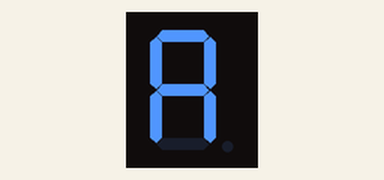
A program run on a simulated MicroPython board. Parts: 1-digit seven-segment display. The segment pins are drawn as the display they are named for.

Above: at 0.1 s.
At 62.1 s:
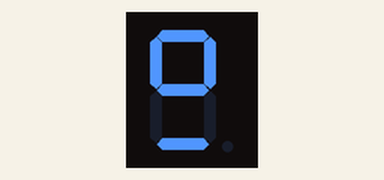
At 127.1 s:
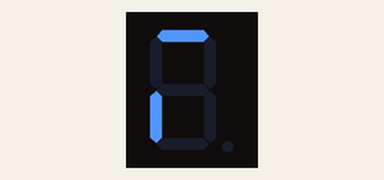

The program:

Contador.py
```python
from machine import Pin
from time import sleep

# === Mapeo de pines a segmentos ===
segments = {
    "a": Pin(13, Pin.OUT),
    "b": Pin(14, Pin.OUT),
    "c": Pin(21, Pin.OUT),
    "d": Pin(47, Pin.OUT),
    "e": Pin(48, Pin.OUT),
    "f": Pin(45, Pin.OUT),
    "g": Pin(42, Pin.OUT)
}

# === Definición de los dígitos (segmentos que se encienden) ===
digits = {
    0: ["a","b","c","e","f","g"],
    1: ["e","a"],
    2: ["a","b","d","f","g"]
}

# === Función para mostrar un número ===
def show_digit(num):
    # Apagar todos los segmentos
    for seg in segments.values():
        seg.value(0)
    # Encender los segmentos necesarios
    for seg in digits[num]:
        segments[seg].value(1)

# === Bucle contador 1 → 9 ===
while True:
    for i in range(0, 3):
        show_digit(i)
        sleep(1)
```

Measured:
- what the display in image 0 shows lasts 1.0 s, from 0.1 s to 1.1 s
